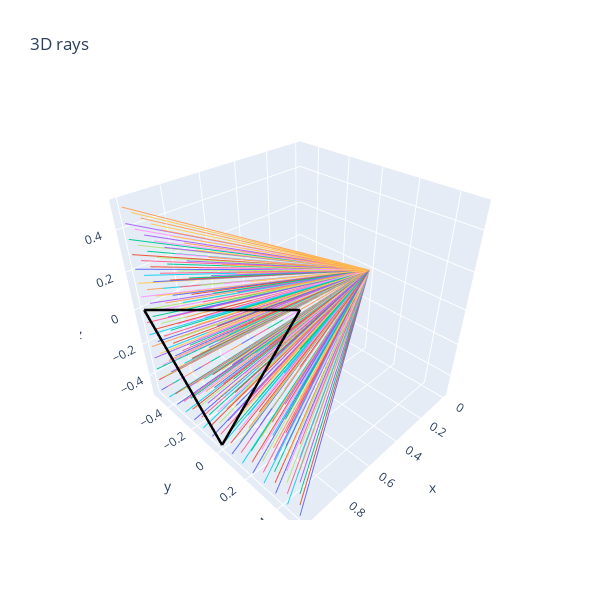
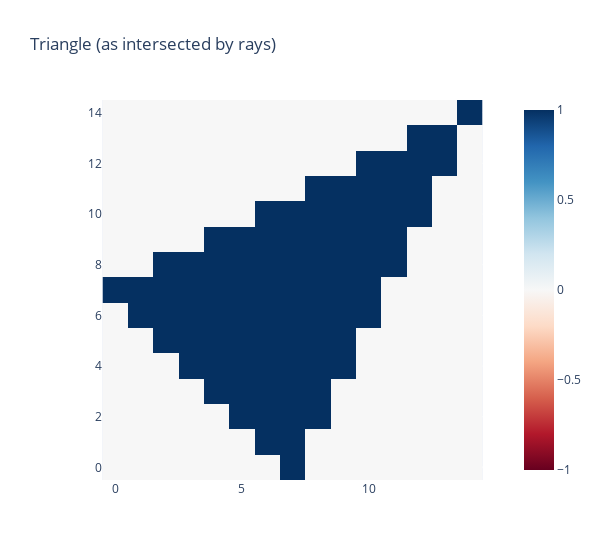

The code cell stored with these charts, in order, in its notebook:
### Markdown cell above
### Exercise - implement `raytrace_triangle`

```yaml
Difficulty: 🔴🔴🔴🔴⚪
Importance: 🔵🔵🔵🔵⚪

You should spend up to 15-20 minutes on this exercise.

This is about as hard as `intersect_rays_1d`, although hopefully you should find it more familiar.
```

Below, you should implement `raytrace_triangle`, a funtion which checks whether each ray in `ray` intersects a single given triangle.

### Code cell
@jaxtyped
@typeguard.typechecked
def raytrace_triangle(
    rays: Float[Tensor, "nrays rayPoints=2 dims=3"],
    triangle: Float[Tensor, "trianglePoints=3 dims=3"]
) -> Bool[Tensor, "nrays"]:
    '''
    For each ray, return True if the triangle intersects that ray.
    '''
    triangles = einops.repeat(triangle, "p d -> n p d", n = rays.shape[0])
    lhs = t.stack([-rays[:,1,:], triangles[:,1,:] - triangles[:,0,:], triangles[:,2,:] - triangles[:,0,:]], dim=2)
    rhs = t.stack([rays[:,0,:] - triangles[:,0,:]], dim=2)
    xs = t.linalg.solve(lhs, rhs)
    output = (xs[:,1,:] >= 0) & (xs[:,2,:] >= 0) & (xs[:,1,:] + xs[:,2,:] <= 1)
    return einops.rearrange(output, "n 1 -> n")
    

A = t.tensor([1, 0.0, -0.5])
B = t.tensor([1, -0.5, 0.0])
C = t.tensor([1, 0.5, 0.5])
num_pixels_y = num_pixels_z = 15
y_limit = z_limit = 0.5

# Plot triangle & rays
test_triangle = t.stack([A, B, C], dim=0)
rays2d = make_rays_2d(num_pixels_y, num_pixels_z, y_limit, z_limit)
triangle_lines = t.stack([A, B, C, A, B, C], dim=0).reshape(-1, 2, 3)
render_lines_with_plotly(rays2d, triangle_lines)

# Calculate and display intersections
intersects = raytrace_triangle(rays2d, test_triangle)
img = intersects.reshape(num_pixels_y, num_pixels_z).int()
imshow(img, origin="lower", width=600, title="Triangle (as intersected by rays)")

### Figure 1 — Plotly figure (JSON) as saved in the notebook; plotly's stock layout.template omitted (floating-point values rounded to 4 significant figures)
{"data": [{"mode": "lines", "type": "scatter3d", "x": [0, 1], "y": [0, -0.5], "z": [0, -0.5]}, {"mode": "lines", "type": "scatter3d", "x": [0, 1], "y": [0, -0.5], "z": [0, -0.4286]}, {"mode": "lines", "type": "scatter3d", "x": [0, 1], "y": [0, -0.5], "z": [0, -0.3571]}, {"mode": "lines", "type": "scatter3d", "x": [0, 1], "y": [0, -0.5], "z": [0, -0.2857]}, {"mode": "lines", "type": "scatter3d", "x": [0, 1], "y": [0, -0.5], "z": [0, -0.2143]}, {"mode": "lines", "type": "scatter3d", "x": [0, 1], "y": [0, -0.5], "z": [0, -0.1429]}, {"mode": "lines", "type": "scatter3d", "x": [0, 1], "y": [0, -0.5], "z": [0, -0.07143]}, {"mode": "lines", "type": "scatter3d", "x": [0, 1], "y": [0, -0.5], "z": [0, -2.235e-08]}, {"mode": "lines", "type": "scatter3d", "x": [0, 1], "y": [0, -0.5], "z": [0, 0.07143]}, {"mode": "lines", "type": "scatter3d", "x": [0, 1], "y": [0, -0.5], "z": [0, 0.1429]}, {"mode": "lines", "type": "scatter3d", "x": [0, 1], "y": [0, -0.5], "z": [0, 0.2143]}, {"mode": "lines", "type": "scatter3d", "x": [0, 1], "y": [0, -0.5], "z": [0, 0.2857]}, {"mode": "lines", "type": "scatter3d", "x": [0, 1], "y": [0, -0.5], "z": [0, 0.3571]}, {"mode": "lines", "type": "scatter3d", "x": [0, 1], "y": [0, -0.5], "z": [0, 0.4286]}, {"mode": "lines", "type": "scatter3d", "x": [0, 1], "y": [0, -0.5], "z": [0, 0.5]}, {"mode": "lines", "type": "scatter3d", "x": [0, 1], "y": [0, -0.4286], "z": [0, -0.5]}, {"mode": "lines", "type": "scatter3d", "x": [0, 1], "y": [0, -0.4286], "z": [0, -0.4286]}, {"mode": "lines", "type": "scatter3d", "x": [0, 1], "y": [0, -0.4286], "z": [0, -0.3571]}, {"mode": "lines", "type": "scatter3d", "x": [0, 1], "y": [0, -0.4286], "z": [0, -0.2857]}, {"mode": "lines", "type": "scatter3d", "x": [0, 1], "y": [0, -0.4286], "z": [0, -0.2143]}, {"mode": "lines", "type": "scatter3d", "x": [0, 1], "y": [0, -0.4286], "z": [0, -0.1429]}, {"mode": "lines", "type": "scatter3d", "x": [0, 1], "y": [0, -0.4286], "z": [0, -0.07143]}, {"mode": "lines", "type": "scatter3d", "x": [0, 1], "y": [0, -0.4286], "z": [0, -2.235e-08]}, {"mode": "lines", "type": "scatter3d", "x": [0, 1], "y": [0, -0.4286], "z": [0, 0.07143]}, {"mode": "lines", "type": "scatter3d", "x": [0, 1], "y": [0, -0.4286], "z": [0, 0.1429]}, {"mode": "lines", "type": "scatter3d", "x": [0, 1], "y": [0, -0.4286], "z": [0, 0.2143]}, {"mode": "lines", "type": "scatter3d", "x": [0, 1], "y": [0, -0.4286], "z": [0, 0.2857]}, {"mode": "lines", "type": "scatter3d", "x": [0, 1], "y": [0, -0.4286], "z": [0, 0.3571]}, {"mode": "lines", "type": "scatter3d", "x": [0, 1], "y": [0, -0.4286], "z": [0, 0.4286]}, {"mode": "lines", "type": "scatter3d", "x": [0, 1], "y": [0, -0.4286], "z": [0, 0.5]}, {"mode": "lines", "type": "scatter3d", "x": [0, 1], "y": [0, -0.3571], "z": [0, -0.5]}, {"mode": "lines", "type": "scatter3d", "x": [0, 1], "y": [0, -0.3571], "z": [0, -0.4286]}, {"mode": "lines", "type": "scatter3d", "x": [0, 1], "y": [0, -0.3571], "z": [0, -0.3571]}, {"mode": "lines", "type": "scatter3d", "x": [0, 1], "y": [0, -0.3571], "z": [0, -0.2857]}, {"mode": "lines", "type": "scatter3d", "x": [0, 1], "y": [0, -0.3571], "z": [0, -0.2143]}, {"mode": "lines", "type": "scatter3d", "x": [0, 1], "y": [0, -0.3571], "z": [0, -0.1429]}, {"mode": "lines", "type": "scatter3d", "x": [0, 1], "y": [0, -0.3571], "z": [0, -0.07143]}, {"mode": "lines", "type": "scatter3d", "x": [0, 1], "y": [0, -0.3571], "z": [0, -2.235e-08]}, {"mode": "lines", "type": "scatter3d", "x": [0, 1], "y": [0, -0.3571], "z": [0, 0.07143]}, {"mode": "lines", "type": "scatter3d", "x": [0, 1], "y": [0, -0.3571], "z": [0, 0.1429]}, {"mode": "lines", "type": "scatter3d", "x": [0, 1], "y": [0, -0.3571], "z": [0, 0.2143]}, {"mode": "lines", "type": "scatter3d", "x": [0, 1], "y": [0, -0.3571], "z": [0, 0.2857]}, {"mode": "lines", "type": "scatter3d", "x": [0, 1], "y": [0, -0.3571], "z": [0, 0.3571]}, {"mode": "lines", "type": "scatter3d", "x": [0, 1], "y": [0, -0.3571], "z": [0, 0.4286]}, {"mode": "lines", "type": "scatter3d", "x": [0, 1], "y": [0, -0.3571], "z": [0, 0.5]}, {"mode": "lines", "type": "scatter3d", "x": [0, 1], "y": [0, -0.2857], "z": [0, -0.5]}, {"mode": "lines", "type": "scatter3d", "x": [0, 1], "y": [0, -0.2857], "z": [0, -0.4286]}, {"mode": "lines", "type": "scatter3d", "x": [0, 1], "y": [0, -0.2857], "z": [0, -0.3571]}, {"mode": "lines", "type": "scatter3d", "x": [0, 1], "y": [0, -0.2857], "z": [0, -0.2857]}, {"mode": "lines", "type": "scatter3d", "x": [0, 1], "y": [0, -0.2857], "z": [0, -0.2143]}, {"mode": "lines", "type": "scatter3d", "x": [0, 1], "y": [0, -0.2857], "z": [0, -0.1429]}, {"mode": "lines", "type": "scatter3d", "x": [0, 1], "y": [0, -0.2857], "z": [0, -0.07143]}, {"mode": "lines", "type": "scatter3d", "x": [0, 1], "y": [0, -0.2857], "z": [0, -2.235e-08]}, {"mode": "lines", "type": "scatter3d", "x": [0, 1], "y": [0, -0.2857], "z": [0, 0.07143]}, {"mode": "lines", "type": "scatter3d", "x": [0, 1], "y": [0, -0.2857], "z": [0, 0.1429]}, {"mode": "lines", "type": "scatter3d", "x": [0, 1], "y": [0, -0.2857], "z": [0, 0.2143]}, {"mode": "lines", "type": "scatter3d", "x": [0, 1], "y": [0, -0.2857], "z": [0, 0.2857]}, {"mode": "lines", "type": "scatter3d", "x": [0, 1], "y": [0, -0.2857], "z": [0, 0.3571]}, {"mode": "lines", "type": "scatter3d", "x": [0, 1], "y": [0, -0.2857], "z": [0, 0.4286]}, {"mode": "lines", "type": "scatter3d", "x": [0, 1], "y": [0, -0.2857], "z": [0, 0.5]}, {"mode": "lines", "type": "scatter3d", "x": [0, 1], "y": [0, -0.2143], "z": [0, -0.5]}, {"mode": "lines", "type": "scatter3d", "x": [0, 1], "y": [0, -0.2143], "z": [0, -0.4286]}, {"mode": "lines", "type": "scatter3d", "x": [0, 1], "y": [0, -0.2143], "z": [0, -0.3571]}, {"mode": "lines", "type": "scatter3d", "x": [0, 1], "y": [0, -0.2143], "z": [0, -0.2857]}, {"mode": "lines", "type": "scatter3d", "x": [0, 1], "y": [0, -0.2143], "z": [0, -0.2143]}, {"mode": "lines", "type": "scatter3d", "x": [0, 1], "y": [0, -0.2143], "z": [0, -0.1429]}, {"mode": "lines", "type": "scatter3d", "x": [0, 1], "y": [0, -0.2143], "z": [0, -0.07143]}, {"mode": "lines", "type": "scatter3d", "x": [0, 1], "y": [0, -0.2143], "z": [0, -2.235e-08]}, {"mode": "lines", "type": "scatter3d", "x": [0, 1], "y": [0, -0.2143], "z": [0, 0.07143]}, {"mode": "lines", "type": "scatter3d", "x": [0, 1], "y": [0, -0.2143], "z": [0, 0.1429]}, {"mode": "lines", "type": "scatter3d", "x": [0, 1], "y": [0, -0.2143], "z": [0, 0.2143]}, {"mode": "lines", "type": "scatter3d", "x": [0, 1], "y": [0, -0.2143], "z": [0, 0.2857]}, {"mode": "lines", "type": "scatter3d", "x": [0, 1], "y": [0, -0.2143], "z": [0, 0.3571]}, {"mode": "lines", "type": "scatter3d", "x": [0, 1], "y": [0, -0.2143], "z": [0, 0.4286]}, {"mode": "lines", "type": "scatter3d", "x": [0, 1], "y": [0, -0.2143], "z": [0, 0.5]}, {"mode": "lines", "type": "scatter3d", "x": [0, 1], "y": [0, -0.1429], "z": [0, -0.5]}, {"mode": "lines", "type": "scatter3d", "x": [0, 1], "y": [0, -0.1429], "z": [0, -0.4286]}, {"mode": "lines", "type": "scatter3d", "x": [0, 1], "y": [0, -0.1429], "z": [0, -0.3571]}, {"mode": "lines", "type": "scatter3d", "x": [0, 1], "y": [0, -0.1429], "z": [0, -0.2857]}, {"mode": "lines", "type": "scatter3d", "x": [0, 1], "y": [0, -0.1429], "z": [0, -0.2143]}, {"mode": "lines", "type": "scatter3d", "x": [0, 1], "y": [0, -0.1429], "z": [0, -0.1429]}, {"mode": "lines", "type": "scatter3d", "x": [0, 1], "y": [0, -0.1429], "z": [0, -0.07143]}, {"mode": "lines", "type": "scatter3d", "x": [0, 1], "y": [0, -0.1429], "z": [0, -2.235e-08]}, {"mode": "lines", "type": "scatter3d", "x": [0, 1], "y": [0, -0.1429], "z": [0, 0.07143]}, {"mode": "lines", "type": "scatter3d", "x": [0, 1], "y": [0, -0.1429], "z": [0, 0.1429]}, {"mode": "lines", "type": "scatter3d", "x": [0, 1], "y": [0, -0.1429], "z": [0, 0.2143]}, {"mode": "lines", "type": "scatter3d", "x": [0, 1], "y": [0, -0.1429], "z": [0, 0.2857]}, {"mode": "lines", "type": "scatter3d", "x": [0, 1], "y": [0, -0.1429], "z": [0, 0.3571]}, {"mode": "lines", "type": "scatter3d", "x": [0, 1], "y": [0, -0.1429], "z": [0, 0.4286]}, {"mode": "lines", "type": "scatter3d", "x": [0, 1], "y": [0, -0.1429], "z": [0, 0.5]}, {"mode": "lines", "type": "scatter3d", "x": [0, 1], "y": [0, -0.07143], "z": [0, -0.5]}, {"mode": "lines", "type": "scatter3d", "x": [0, 1], "y": [0, -0.07143], "z": [0, -0.4286]}, {"mode": "lines", "type": "scatter3d", "x": [0, 1], "y": [0, -0.07143], "z": [0, -0.3571]}, {"mode": "lines", "type": "scatter3d", "x": [0, 1], "y": [0, -0.07143], "z": [0, -0.2857]}, {"mode": "lines", "type": "scatter3d", "x": [0, 1], "y": [0, -0.07143], "z": [0, -0.2143]}, {"mode": "lines", "type": "scatter3d", "x": [0, 1], "y": [0, -0.07143], "z": [0, -0.1429]}, {"mode": "lines", "type": "scatter3d", "x": [0, 1], "y": [0, -0.07143], "z": [0, -0.07143]}, {"mode": "lines", "type": "scatter3d", "x": [0, 1], "y": [0, -0.07143], "z": [0, -2.235e-08]}, {"mode": "lines", "type": "scatter3d", "x": [0, 1], "y": [0, -0.07143], "z": [0, 0.07143]}, {"mode": "lines", "type": "scatter3d", "x": [0, 1], "y": [0, -0.07143], "z": [0, 0.1429]}, {"mode": "lines", "type": "scatter3d", "x": [0, 1], "y": [0, -0.07143], "z": [0, 0.2143]}, {"mode": "lines", "type": "scatter3d", "x": [0, 1], "y": [0, -0.07143], "z": [0, 0.2857]}, {"mode": "lines", "type": "scatter3d", "x": [0, 1], "y": [0, -0.07143], "z": [0, 0.3571]}, {"mode": "lines", "type": "scatter3d", "x": [0, 1], "y": [0, -0.07143], "z": [0, 0.4286]}, {"mode": "lines", "type": "scatter3d", "x": [0, 1], "y": [0, -0.07143], "z": [0, 0.5]}, {"mode": "lines", "type": "scatter3d", "x": [0, 1], "y": [0, -2.235e-08], "z": [0, -0.5]}, {"mode": "lines", "type": "scatter3d", "x": [0, 1], "y": [0, -2.235e-08], "z": [0, -0.4286]}, {"mode": "lines", "type": "scatter3d", "x": [0, 1], "y": [0, -2.235e-08], "z": [0, -0.3571]}, {"mode": "lines", "type": "scatter3d", "x": [0, 1], "y": [0, -2.235e-08], "z": [0, -0.2857]}, {"mode": "lines", "type": "scatter3d", "x": [0, 1], "y": [0, -2.235e-08], "z": [0, -0.2143]}, {"mode": "lines", "type": "scatter3d", "x": [0, 1], "y": [0, -2.235e-08], "z": [0, -0.1429]}, {"mode": "lines", "type": "scatter3d", "x": [0, 1], "y": [0, -2.235e-08], "z": [0, -0.07143]}, {"mode": "lines", "type": "scatter3d", "x": [0, 1], "y": [0, -2.235e-08], "z": [0, -2.235e-08]}, {"mode": "lines", "type": "scatter3d", "x": [0, 1], "y": [0, -2.235e-08], "z": [0, 0.07143]}, {"mode": "lines", "type": "scatter3d", "x": [0, 1], "y": [0, -2.235e-08], "z": [0, 0.1429]}, {"mode": "lines", "type": "scatter3d", "x": [0, 1], "y": [0, -2.235e-08], "z": [0, 0.2143]}, {"mode": "lines", "type": "scatter3d", "x": [0, 1], "y": [0, -2.235e-08], "z": [0, 0.2857]}, {"mode": "lines", "type": "scatter3d", "x": [0, 1], "y": [0, -2.235e-08], "z": [0, 0.3571]}, {"mode": "lines", "type": "scatter3d", "x": [0, 1], "y": [0, -2.235e-08], "z": [0, 0.4286]}, {"mode": "lines", "type": "scatter3d", "x": [0, 1], "y": [0, -2.235e-08], "z": [0, 0.5]}, {"mode": "lines", "type": "scatter3d", "x": [0, 1], "y": [0, 0.07143], "z": [0, -0.5]}, {"mode": "lines", "type": "scatter3d", "x": [0, 1], "y": [0, 0.07143], "z": [0, -0.4286]}, {"mode": "lines", "type": "scatter3d", "x": [0, 1], "y": [0, 0.07143], "z": [0, -0.3571]}, {"mode": "lines", "type": "scatter3d", "x": [0, 1], "y": [0, 0.07143], "z": [0, -0.2857]}, {"mode": "lines", "type": "scatter3d", "x": [0, 1], "y": [0, 0.07143], "z": [0, -0.2143]}, {"mode": "lines", "type": "scatter3d", "x": [0, 1], "y": [0, 0.07143], "z": [0, -0.1429]}, {"mode": "lines", "type": "scatter3d", "x": [0, 1], "y": [0, 0.07143], "z": [0, -0.07143]}, {"mode": "lines", "type": "scatter3d", "x": [0, 1], "y": [0, 0.07143], "z": [0, -2.235e-08]}, {"mode": "lines", "type": "scatter3d", "x": [0, 1], "y": [0, 0.07143], "z": [0, 0.07143]}, {"mode": "lines", "type": "scatter3d", "x": [0, 1], "y": [0, 0.07143], "z": [0, 0.1429]}, {"mode": "lines", "type": "scatter3d", "x": [0, 1], "y": [0, 0.07143], "z": [0, 0.2143]}, {"mode": "lines", "type": "scatter3d", "x": [0, 1], "y": [0, 0.07143], "z": [0, 0.2857]}, {"mode": "lines", "type": "scatter3d", "x": [0, 1], "y": [0, 0.07143], "z": [0, 0.3571]}, {"mode": "lines", "type": "scatter3d", "x": [0, 1], "y": [0, 0.07143], "z": [0, 0.4286]}, {"mode": "lines", "type": "scatter3d", "x": [0, 1], "y": [0, 0.07143], "z": [0, 0.5]}, {"mode": "lines", "type": "scatter3d", "x": [0, 1], "y": [0, 0.1429], "z": [0, -0.5]}, {"mode": "lines", "type": "scatter3d", "x": [0, 1], "y": [0, 0.1429], "z": [0, -0.4286]}, {"mode": "lines", "type": "scatter3d", "x": [0, 1], "y": [0, 0.1429], "z": [0, -0.3571]}, {"mode": "lines", "type": "scatter3d", "x": [0, 1], "y": [0, 0.1429], "z": [0, -0.2857]}, {"mode": "lines", "type": "scatter3d", "x": [0, 1], "y": [0, 0.1429], "z": [0, -0.2143]}, {"mode": "lines", "type": "scatter3d", "x": [0, 1], "y": [0, 0.1429], "z": [0, -0.1429]}, {"mode": "lines", "type": "scatter3d", "x": [0, 1], "y": [0, 0.1429], "z": [0, -0.07143]}, {"mode": "lines", "type": "scatter3d", "x": [0, 1], "y": [0, 0.1429], "z": [0, -2.235e-08]}, {"mode": "lines", "type": "scatter3d", "x": [0, 1], "y": [0, 0.1429], "z": [0, 0.07143]}, {"mode": "lines", "type": "scatter3d", "x": [0, 1], "y": [0, 0.1429], "z": [0, 0.1429]}, {"mode": "lines", "type": "scatter3d", "x": [0, 1], "y": [0, 0.1429], "z": [0, 0.2143]}, {"mode": "lines", "type": "scatter3d", "x": [0, 1], "y": [0, 0.1429], "z": [0, 0.2857]}, {"mode": "lines", "type": "scatter3d", "x": [0, 1], "y": [0, 0.1429], "z": [0, 0.3571]}, {"mode": "lines", "type": "scatter3d", "x": [0, 1], "y": [0, 0.1429], "z": [0, 0.4286]}, {"mode": "lines", "type": "scatter3d", "x": [0, 1], "y": [0, 0.1429], "z": [0, 0.5]}, {"mode": "lines", "type": "scatter3d", "x": [0, 1], "y": [0, 0.2143], "z": [0, -0.5]}, {"mode": "lines", "type": "scatter3d", "x": [0, 1], "y": [0, 0.2143], "z": [0, -0.4286]}, {"mode": "lines", "type": "scatter3d", "x": [0, 1], "y": [0, 0.2143], "z": [0, -0.3571]}, {"mode": "lines", "type": "scatter3d", "x": [0, 1], "y": [0, 0.2143], "z": [0, -0.2857]}, {"mode": "lines", "type": "scatter3d", "x": [0, 1], "y": [0, 0.2143], "z": [0, -0.2143]}, {"mode": "lines", "type": "scatter3d", "x": [0, 1], "y": [0, 0.2143], "z": [0, -0.1429]}, {"mode": "lines", "type": "scatter3d", "x": [0, 1], "y": [0, 0.2143], "z": [0, -0.07143]}, {"mode": "lines", "type": "scatter3d", "x": [0, 1], "y": [0, 0.2143], "z": [0, -2.235e-08]}, {"mode": "lines", "type": "scatter3d", "x": [0, 1], "y": [0, 0.2143], "z": [0, 0.07143]}, {"mode": "lines", "type": "scatter3d", "x": [0, 1], "y": [0, 0.2143], "z": [0, 0.1429]}, {"mode": "lines", "type": "scatter3d", "x": [0, 1], "y": [0, 0.2143], "z": [0, 0.2143]}, {"mode": "lines", "type": "scatter3d", "x": [0, 1], "y": [0, 0.2143], "z": [0, 0.2857]}, {"mode": "lines", "type": "scatter3d", "x": [0, 1], "y": [0, 0.2143], "z": [0, 0.3571]}, {"mode": "lines", "type": "scatter3d", "x": [0, 1], "y": [0, 0.2143], "z": [0, 0.4286]}, {"mode": "lines", "type": "scatter3d", "x": [0, 1], "y": [0, 0.2143], "z": [0, 0.5]}, {"mode": "lines", "type": "scatter3d", "x": [0, 1], "y": [0, 0.2857], "z": [0, -0.5]}, {"mode": "lines", "type": "scatter3d", "x": [0, 1], "y": [0, 0.2857], "z": [0, -0.4286]}, {"mode": "lines", "type": "scatter3d", "x": [0, 1], "y": [0, 0.2857], "z": [0, -0.3571]}, {"mode": "lines", "type": "scatter3d", "x": [0, 1], "y": [0, 0.2857], "z": [0, -0.2857]}, {"mode": "lines", "type": "scatter3d", "x": [0, 1], "y": [0, 0.2857], "z": [0, -0.2143]}, {"mode": "lines", "type": "scatter3d", "x": [0, 1], "y": [0, 0.2857], "z": [0, -0.1429]}, {"mode": "lines", "type": "scatter3d", "x": [0, 1], "y": [0, 0.2857], "z": [0, -0.07143]}, {"mode": "lines", "type": "scatter3d", "x": [0, 1], "y": [0, 0.2857], "z": [0, -2.235e-08]}, {"mode": "lines", "type": "scatter3d", "x": [0, 1], "y": [0, 0.2857], "z": [0, 0.07143]}, {"mode": "lines", "type": "scatter3d", "x": [0, 1], "y": [0, 0.2857], "z": [0, 0.1429]}, {"mode": "lines", "type": "scatter3d", "x": [0, 1], "y": [0, 0.2857], "z": [0, 0.2143]}, {"mode": "lines", "type": "scatter3d", "x": [0, 1], "y": [0, 0.2857], "z": [0, 0.2857]}, {"mode": "lines", "type": "scatter3d", "x": [0, 1], "y": [0, 0.2857], "z": [0, 0.3571]}, {"mode": "lines", "type": "scatter3d", "x": [0, 1], "y": [0, 0.2857], "z": [0, 0.4286]}, {"mode": "lines", "type": "scatter3d", "x": [0, 1], "y": [0, 0.2857], "z": [0, 0.5]}, {"mode": "lines", "type": "scatter3d", "x": [0, 1], "y": [0, 0.3571], "z": [0, -0.5]}, {"mode": "lines", "type": "scatter3d", "x": [0, 1], "y": [0, 0.3571], "z": [0, -0.4286]}, {"mode": "lines", "type": "scatter3d", "x": [0, 1], "y": [0, 0.3571], "z": [0, -0.3571]}, {"mode": "lines", "type": "scatter3d", "x": [0, 1], "y": [0, 0.3571], "z": [0, -0.2857]}, {"mode": "lines", "type": "scatter3d", "x": [0, 1], "y": [0, 0.3571], "z": [0, -0.2143]}, {"mode": "lines", "type": "scatter3d", "x": [0, 1], "y": [0, 0.3571], "z": [0, -0.1429]}, {"mode": "lines", "type": "scatter3d", "x": [0, 1], "y": [0, 0.3571], "z": [0, -0.07143]}, {"mode": "lines", "type": "scatter3d", "x": [0, 1], "y": [0, 0.3571], "z": [0, -2.235e-08]}, {"mode": "lines", "type": "scatter3d", "x": [0, 1], "y": [0, 0.3571], "z": [0, 0.07143]}, {"mode": "lines", "type": "scatter3d", "x": [0, 1], "y": [0, 0.3571], "z": [0, 0.1429]}, {"mode": "lines", "type": "scatter3d", "x": [0, 1], "y": [0, 0.3571], "z": [0, 0.2143]}, {"mode": "lines", "type": "scatter3d", "x": [0, 1], "y": [0, 0.3571], "z": [0, 0.2857]}, {"mode": "lines", "type": "scatter3d", "x": [0, 1], "y": [0, 0.3571], "z": [0, 0.3571]}, {"mode": "lines", "type": "scatter3d", "x": [0, 1], "y": [0, 0.3571], "z": [0, 0.4286]}, {"mode": "lines", "type": "scatter3d", "x": [0, 1], "y": [0, 0.3571], "z": [0, 0.5]}, {"mode": "lines", "type": "scatter3d", "x": [0, 1], "y": [0, 0.4286], "z": [0, -0.5]}, {"mode": "lines", "type": "scatter3d", "x": [0, 1], "y": [0, 0.4286], "z": [0, -0.4286]}, {"mode": "lines", "type": "scatter3d", "x": [0, 1], "y": [0, 0.4286], "z": [0, -0.3571]}, {"mode": "lines", "type": "scatter3d", "x": [0, 1], "y": [0, 0.4286], "z": [0, -0.2857]}, {"mode": "lines", "type": "scatter3d", "x": [0, 1], "y": [0, 0.4286], "z": [0, -0.2143]}, {"mode": "lines", "type": "scatter3d", "x": [0, 1], "y": [0, 0.4286], "z": [0, -0.1429]}, {"mode": "lines", "type": "scatter3d", "x": [0, 1], "y": [0, 0.4286], "z": [0, -0.07143]}, {"mode": "lines", "type": "scatter3d", "x": [0, 1], "y": [0, 0.4286], "z": [0, -2.235e-08]}, {"mode": "lines", "type": "scatter3d", "x": [0, 1], "y": [0, 0.4286], "z": [0, 0.07143]}, {"mode": "lines", "type": "scatter3d", "x": [0, 1], "y": [0, 0.4286], "z": [0, 0.1429]}, {"mode": "lines", "type": "scatter3d", "x": [0, 1], "y": [0, 0.4286], "z": [0, 0.2143]}, {"mode": "lines", "type": "scatter3d", "x": [0, 1], "y": [0, 0.4286], "z": [0, 0.2857]}, {"mode": "lines", "type": "scatter3d", "x": [0, 1], "y": [0, 0.4286], "z": [0, 0.3571]}, {"mode": "lines", "type": "scatter3d", "x": [0, 1], "y": [0, 0.4286], "z": [0, 0.4286]}, {"mode": "lines", "type": "scatter3d", "x": [0, 1], "y": [0, 0.4286], "z": [0, 0.5]}, {"mode": "lines", "type": "scatter3d", "x": [0, 1], "y": [0, 0.5], "z": [0, -0.5]}, {"mode": "lines", "type": "scatter3d", "x": [0, 1], "y": [0, 0.5], "z": [0, -0.4286]}, {"mode": "lines", "type": "scatter3d", "x": [0, 1], "y": [0, 0.5], "z": [0, -0.3571]}, {"mode": "lines", "type": "scatter3d", "x": [0, 1], "y": [0, 0.5], "z": [0, -0.2857]}, {"mode": "lines", "type": "scatter3d", "x": [0, 1], "y": [0, 0.5], "z": [0, -0.2143]}, {"mode": "lines", "type": "scatter3d", "x": [0, 1], "y": [0, 0.5], "z": [0, -0.1429]}, {"mode": "lines", "type": "scatter3d", "x": [0, 1], "y": [0, 0.5], "z": [0, -0.07143]}, {"mode": "lines", "type": "scatter3d", "x": [0, 1], "y": [0, 0.5], "z": [0, -2.235e-08]}, {"mode": "lines", "type": "scatter3d", "x": [0, 1], "y": [0, 0.5], "z": [0, 0.07143]}, {"mode": "lines", "type": "scatter3d", "x": [0, 1], "y": [0, 0.5], "z": [0, 0.1429]}, {"mode": "lines", "type": "scatter3d", "x": [0, 1], "y": [0, 0.5], "z": [0, 0.2143]}, {"mode": "lines", "type": "scatter3d", "x": [0, 1], "y": [0, 0.5], "z": [0, 0.2857]}, {"mode": "lines", "type": "scatter3d", "x": [0, 1], "y": [0, 0.5], "z": [0, 0.3571]}, {"mode": "lines", "type": "scatter3d", "x": [0, 1], "y": [0, 0.5], "z": [0, 0.4286]}, {"mode": "lines", "type": "scatter3d", "x": [0, 1], "y": [0, 0.5], "z": [0, 0.5]}, {"line": {"color": "black", "width": 5}, "mode": "lines", "type": "scatter3d", "x": [1, 1], "y": [0, -0.5], "z": [-0.5, 0]}, {"line": {"color": "black", "width": 5}, "mode": "lines", "type": "scatter3d", "x": [1, 1], "y": [0.5, 0], "z": [0.5, -0.5]}, {"line": {"color": "black", "width": 5}, "mode": "lines", "type": "scatter3d", "x": [1, 1], "y": [-0.5, 0.5], "z": [0, 0.5]}], "layout": {"height": 600, "showlegend": false, "title": {"text": "3D rays"}, "width": 600}}

### Figure 2 — Plotly figure (JSON) as saved in the notebook; plotly's stock layout.template omitted (floating-point values rounded to 4 significant figures; data arrays with more than 128 entries replaced by an {"elided": "..."} marker saying what was removed)
{"data": [{"coloraxis": "coloraxis", "hovertemplate": "x: %{x}<br>y: %{y}<br>color: %{z}<extra></extra>", "name": "0", "type": "heatmap", "xaxis": "x", "yaxis": "y", "z": {"elided": "15x15 int values"}}], "layout": {"coloraxis": {"cmid": 0, "colorscale": [[0, "rgb(103,0,31)"], [0.1, "rgb(178,24,43)"], [0.2, "rgb(214,96,77)"], [0.3, "rgb(244,165,130)"], [0.4, "rgb(253,219,199)"], [0.5, "rgb(247,247,247)"], [0.6, "rgb(209,229,240)"], [0.7, "rgb(146,197,222)"], [0.8, "rgb(67,147,195)"], [0.9, "rgb(33,102,172)"], [1, "rgb(5,48,97)"]]}, "title": {"text": "Triangle (as intersected by rays)"}, "width": 600, "xaxis": {"anchor": "y", "constrain": "domain", "domain": [0, 1], "scaleanchor": "y"}, "yaxis": {"anchor": "x", "autorange": true, "constrain": "domain", "domain": [0, 1]}}}
